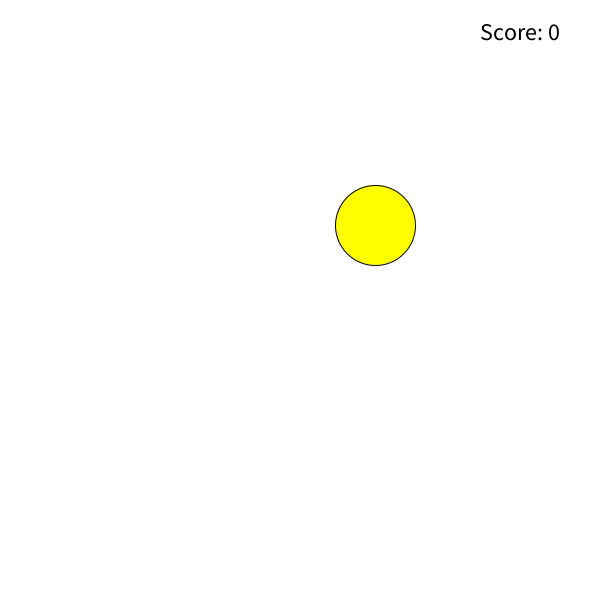
Frame 1 (no input)
Frame 60 (the mouse pressed at the canvas centre just before this capture): identical to frame 1, image omitted
Frame 120 (the mouse held since frame 60 and released just before this capture): identical to frame 1, image omitted

The Processing sketch that drew this single still picture (run headless with seeded random() and noise(); from frame 60 on, the mouse is pressed at the canvas centre):

// Processing sketch: week13_3
// ── week13_3.pde
void setup(){
  size(600, 600);
  spawnMouse();
}
int x, y;
int score = 0;

void draw(){
  background(255);
  
  fill(255, 255, 0);
  ellipse(x*150+75, y*150+75, 80, 80);
    
  fill(0);
  textSize(24);
  text("Score: " + score, 480, 40);
}
void mousePressed(){
  if(dist(mouseX, mouseY, x*150+75, y*150+75) < 40){
    spawnMouse();
    score++;
  }
}
void spawnMouse(){
  x = int(random(4));
  y = int(random(4));
}
